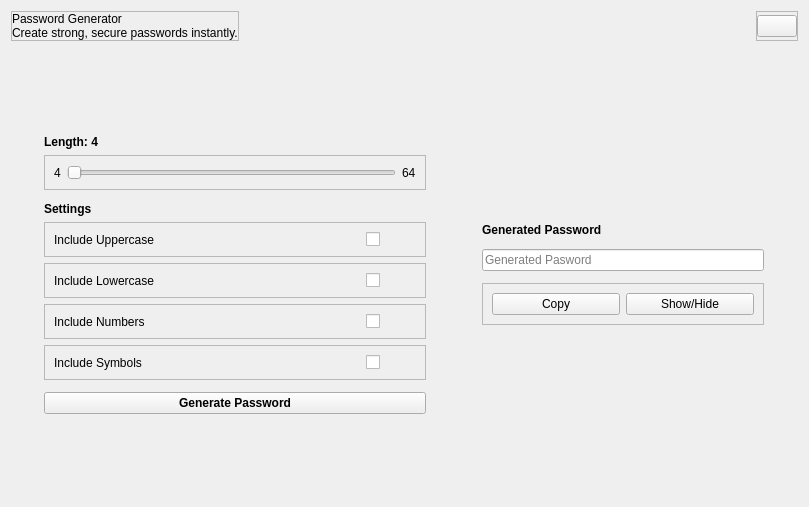
<?xml version="1.0" encoding="UTF-8"?>
<ui version="4.0">
 <class>GeneratorComponent</class>
 <widget class="QCustomComponent" name="GeneratorComponent">
  <property name="geometry">
   <rect>
    <x>0</x>
    <y>0</y>
    <width>809</width>
    <height>507</height>
   </rect>
  </property>
  <property name="windowTitle">
   <string>CustomComponent</string>
  </property>
  <layout class="QVBoxLayout" name="verticalLayout">
   <item alignment="Qt::AlignmentFlag::AlignTop">
    <widget class="QWidget" name="header" native="true">
     <layout class="QHBoxLayout" name="horizontalLayout">
      <property name="spacing">
       <number>10</number>
      </property>
      <property name="leftMargin">
       <number>0</number>
      </property>
      <property name="topMargin">
       <number>0</number>
      </property>
      <property name="rightMargin">
       <number>0</number>
      </property>
      <property name="bottomMargin">
       <number>0</number>
      </property>
      <item alignment="Qt::AlignmentFlag::AlignLeft">
       <widget class="QFrame" name="frame">
        <property name="frameShape">
         <enum>QFrame::Shape::StyledPanel</enum>
        </property>
        <property name="frameShadow">
         <enum>QFrame::Shadow::Raised</enum>
        </property>
        <layout class="QVBoxLayout" name="verticalLayout_2">
         <property name="spacing">
          <number>0</number>
         </property>
         <property name="leftMargin">
          <number>0</number>
         </property>
         <property name="topMargin">
          <number>0</number>
         </property>
         <property name="rightMargin">
          <number>0</number>
         </property>
         <property name="bottomMargin">
          <number>0</number>
         </property>
         <item>
          <widget class="QLabel" name="welcomeName">
           <property name="text">
            <string>Password Generator</string>
           </property>
          </widget>
         </item>
         <item>
          <widget class="QLabel" name="welcomeMessage">
           <property name="text">
            <string>Create strong, secure passwords instantly.</string>
           </property>
           <property name="wordWrap">
            <bool>false</bool>
           </property>
          </widget>
         </item>
        </layout>
       </widget>
      </item>
      <item>
       <spacer name="horizontalSpacer">
        <property name="orientation">
         <enum>Qt::Orientation::Horizontal</enum>
        </property>
        <property name="sizeHint" stdset="0">
         <size>
          <width>40</width>
          <height>20</height>
         </size>
        </property>
       </spacer>
      </item>
      <item alignment="Qt::AlignmentFlag::AlignRight">
       <widget class="QFrame" name="frame_2">
        <property name="frameShape">
         <enum>QFrame::Shape::StyledPanel</enum>
        </property>
        <property name="frameShadow">
         <enum>QFrame::Shadow::Raised</enum>
        </property>
        <layout class="QHBoxLayout" name="horizontalLayout_3">
         <property name="spacing">
          <number>10</number>
         </property>
         <property name="leftMargin">
          <number>0</number>
         </property>
         <property name="topMargin">
          <number>0</number>
         </property>
         <property name="rightMargin">
          <number>0</number>
         </property>
         <property name="bottomMargin">
          <number>0</number>
         </property>
         <item>
          <widget class="QPushButton" name="addBtn">
           <property name="text">
            <string/>
           </property>
           <property name="icon">
            <iconset resource="../Qss/icons/_icons.qrc">
             <normaloff>:/font_awesome_solid/icons/font_awesome/solid/plus.png</normaloff>:/font_awesome_solid/icons/font_awesome/solid/plus.png</iconset>
           </property>
          </widget>
         </item>
        </layout>
       </widget>
      </item>
     </layout>
    </widget>
   </item>
   <item>
    <widget class="QCustomHorizontalSeparator" name="customHorizontalSeparator_3"/>
   </item>
   <item alignment="Qt::AlignmentFlag::AlignHCenter">
    <widget class="QWidget" name="widget_3" native="true">
     <property name="sizePolicy">
      <sizepolicy hsizetype="Preferred" vsizetype="Expanding">
       <horstretch>0</horstretch>
       <verstretch>0</verstretch>
      </sizepolicy>
     </property>
     <layout class="QHBoxLayout" name="horizontalLayout_12">
      <property name="spacing">
       <number>19</number>
      </property>
      <property name="leftMargin">
       <number>10</number>
      </property>
      <property name="topMargin">
       <number>10</number>
      </property>
      <property name="rightMargin">
       <number>10</number>
      </property>
      <property name="bottomMargin">
       <number>10</number>
      </property>
      <item alignment="Qt::AlignmentFlag::AlignHCenter|Qt::AlignmentFlag::AlignVCenter">
       <widget class="QWidget" name="widget_2" native="true">
        <property name="minimumSize">
         <size>
          <width>400</width>
          <height>0</height>
         </size>
        </property>
        <property name="maximumSize">
         <size>
          <width>400</width>
          <height>16777215</height>
         </size>
        </property>
        <layout class="QVBoxLayout" name="verticalLayout_3">
         <item>
          <widget class="QLabel" name="lengthLabel">
           <property name="font">
            <font>
             <bold>true</bold>
            </font>
           </property>
           <property name="text">
            <string>Length: 4</string>
           </property>
          </widget>
         </item>
         <item>
          <widget class="QFrame" name="frame_3">
           <property name="frameShape">
            <enum>QFrame::Shape::StyledPanel</enum>
           </property>
           <property name="frameShadow">
            <enum>QFrame::Shadow::Raised</enum>
           </property>
           <layout class="QHBoxLayout" name="horizontalLayout_2">
            <item>
             <widget class="QLabel" name="label_2">
              <property name="text">
               <string>4</string>
              </property>
             </widget>
            </item>
            <item>
             <widget class="QSlider" name="lengthSlider">
              <property name="minimum">
               <number>4</number>
              </property>
              <property name="maximum">
               <number>64</number>
              </property>
              <property name="orientation">
               <enum>Qt::Orientation::Horizontal</enum>
              </property>
              <property name="tickPosition">
               <enum>QSlider::TickPosition::NoTicks</enum>
              </property>
             </widget>
            </item>
            <item>
             <widget class="QLabel" name="label_3">
              <property name="text">
               <string>64</string>
              </property>
             </widget>
            </item>
           </layout>
          </widget>
         </item>
         <item>
          <widget class="QCustomHorizontalSeparator" name="customHorizontalSeparator"/>
         </item>
         <item>
          <widget class="QLabel" name="label_4">
           <property name="font">
            <font>
             <bold>true</bold>
            </font>
           </property>
           <property name="text">
            <string>Settings</string>
           </property>
          </widget>
         </item>
         <item>
          <widget class="QFrame" name="frame_4">
           <property name="frameShape">
            <enum>QFrame::Shape::StyledPanel</enum>
           </property>
           <property name="frameShadow">
            <enum>QFrame::Shadow::Raised</enum>
           </property>
           <layout class="QHBoxLayout" name="horizontalLayout_4">
            <item>
             <widget class="QLabel" name="label_5">
              <property name="text">
               <string>Include Uppercase</string>
              </property>
             </widget>
            </item>
            <item alignment="Qt::AlignmentFlag::AlignRight">
             <widget class="QCustomCheckBox" name="includeUppercaseSwitch">
              <property name="minimumSize">
               <size>
                <width>50</width>
                <height>0</height>
               </size>
              </property>
             </widget>
            </item>
           </layout>
          </widget>
         </item>
         <item>
          <widget class="QFrame" name="frame_5">
           <property name="frameShape">
            <enum>QFrame::Shape::StyledPanel</enum>
           </property>
           <property name="frameShadow">
            <enum>QFrame::Shadow::Raised</enum>
           </property>
           <layout class="QHBoxLayout" name="horizontalLayout_5">
            <item>
             <widget class="QLabel" name="label_6">
              <property name="text">
               <string>Include Lowercase</string>
              </property>
             </widget>
            </item>
            <item alignment="Qt::AlignmentFlag::AlignRight">
             <widget class="QCustomCheckBox" name="includeLowercaseSwitch">
              <property name="minimumSize">
               <size>
                <width>50</width>
                <height>0</height>
               </size>
              </property>
             </widget>
            </item>
           </layout>
          </widget>
         </item>
         <item>
          <widget class="QFrame" name="frame_6">
           <property name="frameShape">
            <enum>QFrame::Shape::StyledPanel</enum>
           </property>
           <property name="frameShadow">
            <enum>QFrame::Shadow::Raised</enum>
           </property>
           <layout class="QHBoxLayout" name="horizontalLayout_6">
            <item>
             <widget class="QLabel" name="label_7">
              <property name="text">
               <string>Include Numbers</string>
              </property>
             </widget>
            </item>
            <item alignment="Qt::AlignmentFlag::AlignRight">
             <widget class="QCustomCheckBox" name="includeNumbersSwitch">
              <property name="minimumSize">
               <size>
                <width>50</width>
                <height>0</height>
               </size>
              </property>
             </widget>
            </item>
           </layout>
          </widget>
         </item>
         <item>
          <widget class="QFrame" name="frame_7">
           <property name="frameShape">
            <enum>QFrame::Shape::StyledPanel</enum>
           </property>
           <property name="frameShadow">
            <enum>QFrame::Shadow::Raised</enum>
           </property>
           <layout class="QHBoxLayout" name="horizontalLayout_7">
            <item>
             <widget class="QLabel" name="label_8">
              <property name="text">
               <string>Include Symbols</string>
              </property>
             </widget>
            </item>
            <item alignment="Qt::AlignmentFlag::AlignRight">
             <widget class="QCustomCheckBox" name="includeSymbolsSwitch">
              <property name="minimumSize">
               <size>
                <width>50</width>
                <height>0</height>
               </size>
              </property>
             </widget>
            </item>
           </layout>
          </widget>
         </item>
         <item>
          <widget class="QCustomHorizontalSeparator" name="customHorizontalSeparator_2"/>
         </item>
         <item>
          <widget class="QPushButton" name="generateButton">
           <property name="font">
            <font>
             <bold>true</bold>
            </font>
           </property>
           <property name="text">
            <string>Generate Password</string>
           </property>
           <property name="icon">
            <iconset resource="../Qss/icons/_icons.qrc">
             <normaloff>:/material_design/icons/material_design/generating_tokens.png</normaloff>:/material_design/icons/material_design/generating_tokens.png</iconset>
           </property>
          </widget>
         </item>
        </layout>
       </widget>
      </item>
      <item>
       <widget class="QCustomVerticalSeparator" name="customVerticalSeparator">
        <property name="maximumSize">
         <size>
          <width>16777215</width>
          <height>482</height>
         </size>
        </property>
       </widget>
      </item>
      <item alignment="Qt::AlignmentFlag::AlignVCenter">
       <widget class="QWidget" name="widget_4" native="true">
        <property name="minimumSize">
         <size>
          <width>300</width>
          <height>0</height>
         </size>
        </property>
        <layout class="QVBoxLayout" name="verticalLayout_4">
         <item>
          <widget class="QLabel" name="label_9">
           <property name="font">
            <font>
             <bold>true</bold>
            </font>
           </property>
           <property name="text">
            <string>Generated Password</string>
           </property>
          </widget>
         </item>
         <item>
          <widget class="QCustomHorizontalSeparator" name="customHorizontalSeparator_4"/>
         </item>
         <item>
          <widget class="QLineEdit" name="generatedPasswordLineEdit">
           <property name="readOnly">
            <bool>true</bool>
           </property>
           <property name="placeholderText">
            <string>Generated Pasword</string>
           </property>
          </widget>
         </item>
         <item>
          <widget class="QCustomHorizontalSeparator" name="customHorizontalSeparator_5"/>
         </item>
         <item>
          <widget class="QFrame" name="frame_8">
           <property name="frameShape">
            <enum>QFrame::Shape::StyledPanel</enum>
           </property>
           <property name="frameShadow">
            <enum>QFrame::Shadow::Raised</enum>
           </property>
           <layout class="QHBoxLayout" name="horizontalLayout_8">
            <item>
             <widget class="QPushButton" name="copyButton">
              <property name="text">
               <string>Copy</string>
              </property>
              <property name="icon">
               <iconset resource="../Qss/icons/_icons.qrc">
                <normaloff>:/material_design/icons/material_design/content_copy.png</normaloff>:/material_design/icons/material_design/content_copy.png</iconset>
              </property>
             </widget>
            </item>
            <item>
             <widget class="QPushButton" name="toggleVisibilityButton">
              <property name="text">
               <string>Show/Hide</string>
              </property>
              <property name="icon">
               <iconset resource="../Qss/icons/_icons.qrc">
                <normaloff>:/font_awesome_solid/icons/font_awesome/solid/eye-slash.png</normaloff>:/font_awesome_solid/icons/font_awesome/solid/eye-slash.png</iconset>
              </property>
             </widget>
            </item>
           </layout>
          </widget>
         </item>
        </layout>
       </widget>
      </item>
     </layout>
    </widget>
   </item>
  </layout>
 </widget>
 <customwidgets>
  <customwidget>
   <class>QCustomCheckBox</class>
   <extends>QCheckBox</extends>
   <header>Custom_Widgets.QCustomCheckBox</header>
  </customwidget>
  <customwidget>
   <class>QCustomHorizontalSeparator</class>
   <extends>QWidget</extends>
   <header>Custom_Widgets.QCustomHorizontalSeparator</header>
  </customwidget>
  <customwidget>
   <class>QCustomVerticalSeparator</class>
   <extends>QWidget</extends>
   <header>Custom_Widgets.QCustomVerticalSeparator</header>
  </customwidget>
  <customwidget>
   <class>QCustomComponent</class>
   <extends>QWidget</extends>
   <header>Custom_Widgets.QCustomComponent</header>
   <container>1</container>
  </customwidget>
 </customwidgets>
 <resources>
  <include location="../Qss/icons/_icons.qrc"/>
 </resources>
 <connections/>
</ui>
